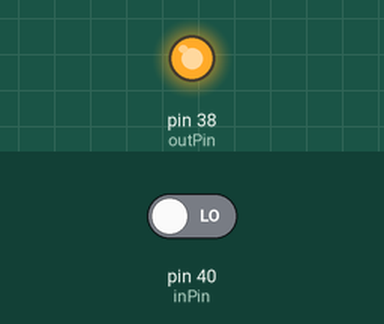
This program was run on a simulated Raspberry Pi (header pin numbers). Parts: output pins drawn as LEDs (lit = HIGH). The inputs (shaded band) are chosen by the test bench; at power-on: pin 40 (inPin) LOW.

Above: at 1.2 s.
1.3 s: pin 40 (inPin) driven HIGH
At 1.8 s:
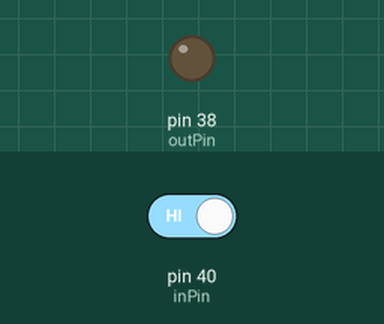
2.8 s: pin 40 (inPin) driven LOW
At 4.2 s:
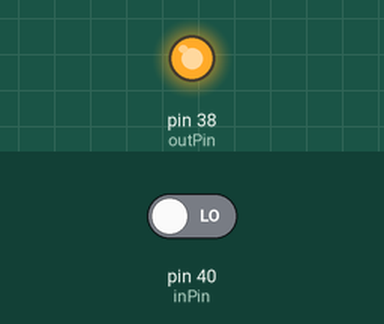
Timing chart, 0 to 5.8 s (numbered marks = the images above; inputs shaded):
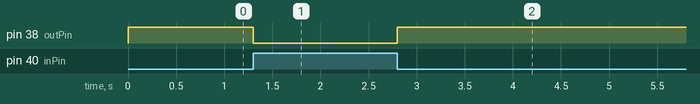

Measured:
- after the input at 1.3 s, pin 38 (outPin): HIGH → LOW at once
- after the input at 2.8 s, pin 38 (outPin): LOW → HIGH at once

The program:

gpio_input-output.py
```python
from time import sleep
import RPi.GPIO as GPIO

delay = .1
inPin = 40
outPin = 38

GPIO.setmode(GPIO.BOARD)
GPIO.setup(inPin, GPIO.IN)
GPIO.setup(outPin, GPIO.OUT)

try:
    while True:
        readVal = GPIO.input(inPin)
        if readVal == 1:
            GPIO.output(outPin, 0)
        if readVal == 0:
            GPIO.output(outPin, 1)

except KeyboardInterrupt:
    GPIO.cleanup()
    print('Thats all Folks')
```
